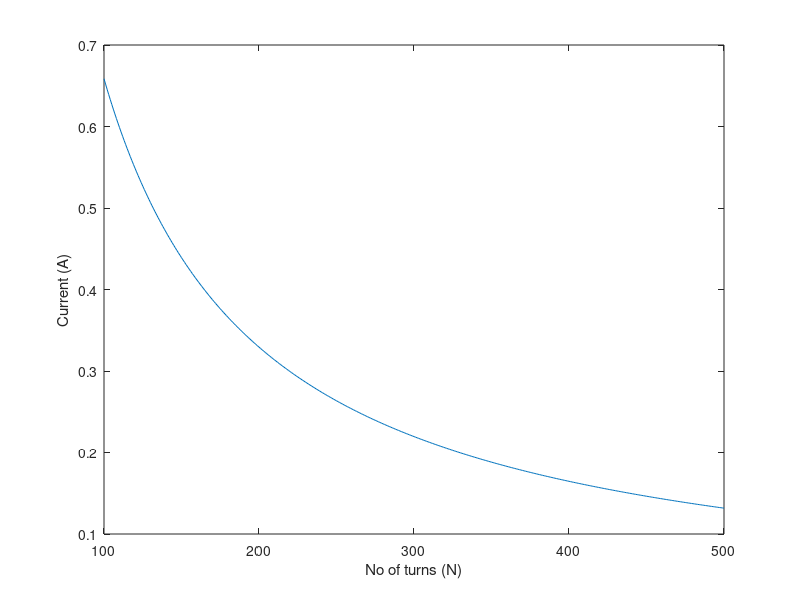
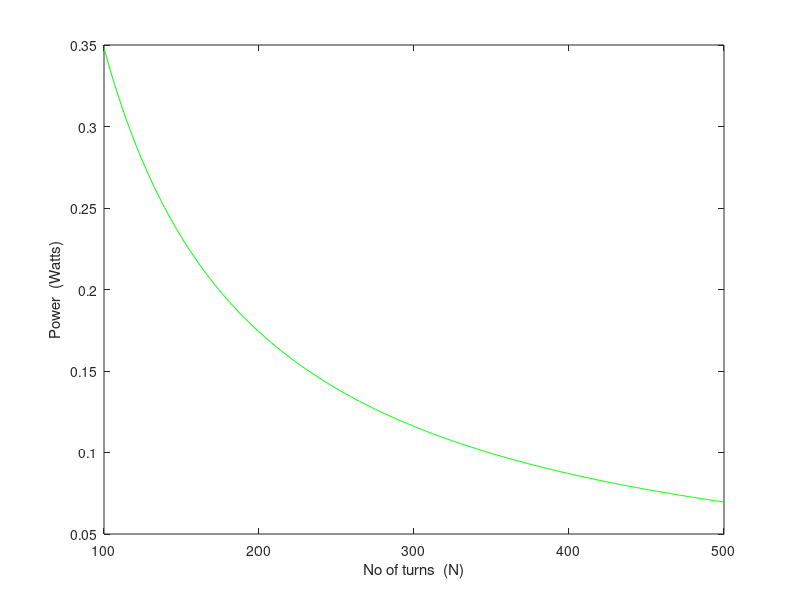

MATLAB code for these plots, in order:
clear
clc
close all

%NOTE: ALL IN SI
% What can we change
current = 0;
N = 0;

% Fixed stuff
length = 80e-3;
moment = 0.2;
RperLength = 0.212872;  %%28 AWG
rodRadius = 6e-3;
muR = 1453;          %stnless steel 430FR
wireDia = 0.32;
turns_per_layer = length/wireDia;

%Stuff
currentMatrix = zeros(401,1);
nMatrix = zeros(401,1);
powerMatrix = zeros(401,1);
Nd = (4*(log(length/rodRadius) - 1))/(((length^2)/(rodRadius^2))-(4*log(length/rodRadius)));
CSarea = pi*(rodRadius^2);
tempVar = 1 + ((muR - 1)/(1 + (Nd*(muR - 1))));

for N = 100:500
    current = moment/(N*CSarea*tempVar);
    currentMatrix(N-99,1) = current;
    nMatrix(N-99,1) = N;
    Rnet = RperLength*2*pi*rodRadius*N;
    voltage = current*Rnet;
    power = voltage*current;
    powerMatrix(N-99,1) = power;
end

%plot
fig1 = figure();
plot(nMatrix,currentMatrix);
xlabel('No of turns (N)');
ylabel('Current (A)');

fig2 = figure();
plot(nMatrix,powerMatrix,'g');
xlabel('No of turns  (N)');
ylabel('Power  (Watts)');
